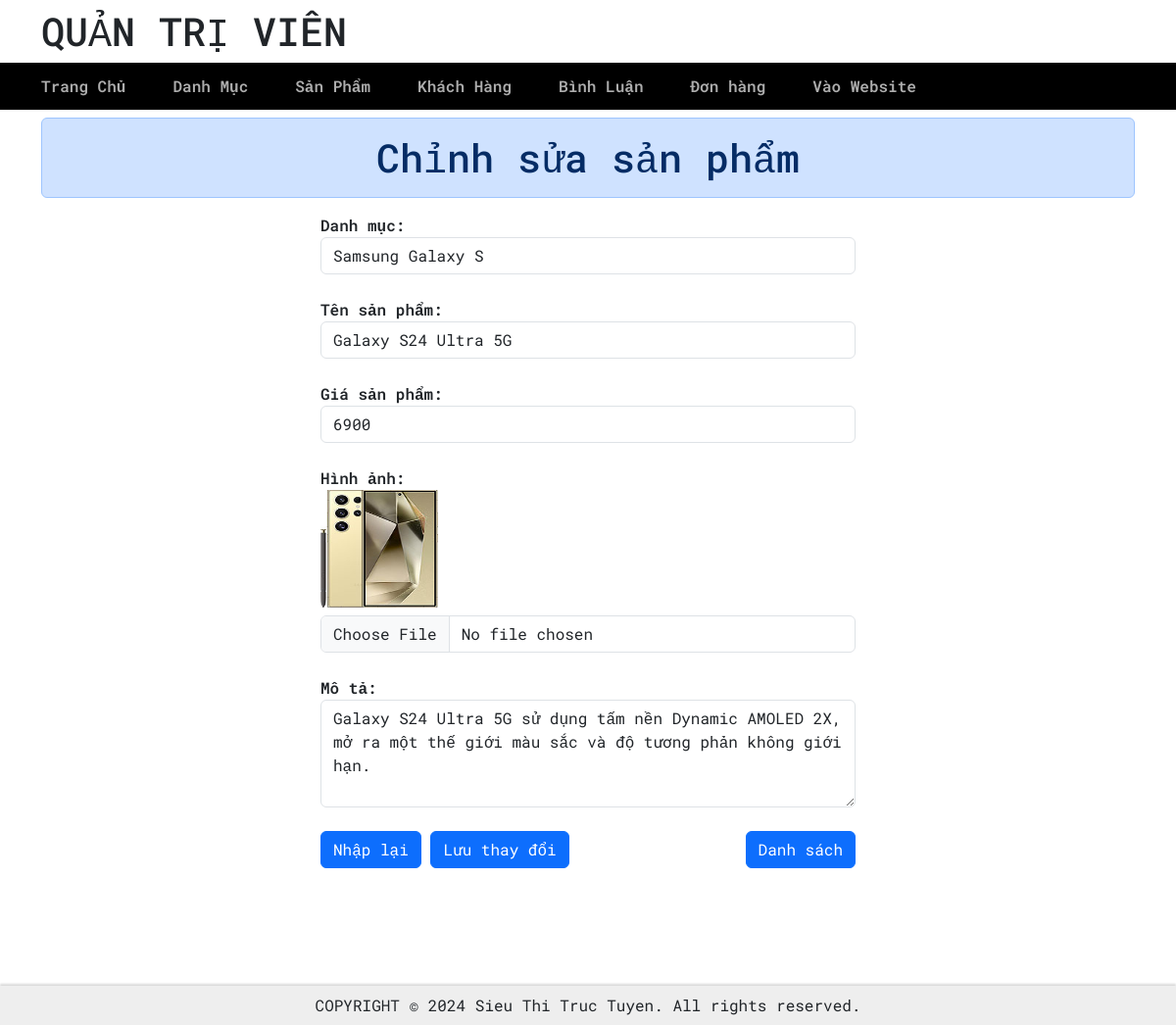
The app's page /admin/admin.php?page=sua-san-pham&id=20 with its own data.
### tables this page shows
CREATE TABLE `products` (
  `product_id` int(11) NOT NULL,
  `product_name` varchar(50) NOT NULL,
  `product_price` decimal(10,0) NOT NULL DEFAULT 0,
  `product_image` varchar(255) DEFAULT NULL,
  `product_description` text DEFAULT NULL,
  `product_view` int(11) NOT NULL DEFAULT 0,
  `category_id` int(11) NOT NULL
);

CREATE TABLE `categories` (
  `category_id` int(11) NOT NULL,
  `category_name` varchar(50) NOT NULL
);

### model/pdo.php (called while the page is built, shortened)
<?php
function pdo_get_connection() {
    $servername = "localhost";
    $username   = "root";
    $password   = "";
    $dbname     = "db_dienthoai";
    try {
        $conn = new PDO("mysql:host=$servername;dbname=$dbname", $username, $password);
        $conn->setAttribute(PDO::ATTR_ERRMODE, PDO::ERRMODE_EXCEPTION);
        return $conn;
    } catch (PDOException $e) {
        echo "Connection failed: " . $e->getMessage();
    }
}
function pdo_query($sql) {
    $sql_args = array_slice(func_get_args(), 1);
    try {
        $conn = pdo_get_connection();
        $stmt = $conn->prepare($sql);
        $stmt->execute($sql_args);
        $rows = $stmt->fetchAll();
        return $rows;
    } catch (PDOException $e) {
        throw $e;
    } finally {
        unset($conn);
    }
}
function pdo_query_one($sql) {
    $sql_args = array_slice(func_get_args(), 1);
    try {
        $conn = pdo_get_connection();
        $stmt = $conn->prepare($sql);
        $stmt->execute($sql_args);
        $row  = $stmt->fetch(PDO::FETCH_ASSOC);
        return $row;
    } catch (PDOException $e) {
        throw $e;
    } finally {
        unset($conn);
    }
}

### model/model_danhmuc.php (called while the page is built, shortened)
<?php
function select_danhmuc() {
    $sql = "SELECT * FROM categories ORDER BY category_name ASC";
    $result = pdo_query( $sql);
    return $result;
}

### model/model_sanpham.php (called while the page is built, shortened)
<?php
function select_one_sanpham($id) {
    $sql = "SELECT * FROM products WHERE product_id=" . $id;
    $result = pdo_query_one($sql);
    return $result;
}

### admin/products/sanpham_update.php (the view, shortened to what this page needs)
<?php
if (is_array($result)) {
    extract($result);
}
?>
<div class="container">
    <h1 class="text-center alert alert-primary">Chỉnh sửa sản phẩm</h1>
    <div class="row" style="margin-bottom: 10rem;">
        <div class="mx-auto col-lg-6 col-md-8">
            <form action="admin.php?page=cap-nhat-san-pham" enctype="multipart/form-data" method="post">
                <label class="fw-semibold" for="boxDanhMuc">Danh mục:</label>
                <select name="boxDanhMuc" id="boxDanhMuc" class="form-control">
                    <?php foreach ($listCategories as $categories) : ?>
                        <option <?= $categories['category_id'] == $result['category_id'] ? 'selected' : '' ?> value="<?= $categories['category_id'] ?>">
                            <?= $categories['category_name'] ?>
                        </option>
                    <?php endforeach; ?>
                </select>
                <br>
                <label class="fw-semibold" for="tenSanPham">Tên sản phẩm:</label>
                <input class="form-control" type="text" name="tenSanPham" id="tenSanPham" value="<?= isset($product_name) && !empty($product_name) ? $product_name : '' ?>" required>
                <br>
                <label class="fw-semibold" for="giaSanPham">Giá sản phẩm:</label>
                <input class="form-control" type="number" name="giaSanPham" id="giaSanPham" value="<?= isset($product_price) && !empty($product_price) ? $product_price : '' ?>" required>
                <br>
                <label class="fw-semibold" for="hinhSanPham">Hình ảnh:</label>
                <?php echo '<img src="../upload/' . $product_image . '" style="width: 120px; height: 120px;">';?>
                <input class="form-control mt-2" type="file" name="hinhSanPham" id="hinhSanPham">
                <br>
                <label class="fw-semibold" for="moTaSanPham">Mô tả:</label>
                <textarea class="form-control" id="moTaSanPham" name="moTaSanPham" rows="4" cols="50"><?= isset($product_description) && !empty($product_description) ? $product_description : '' ?></textarea>
                <br>
                <button class="btn btn-primary" type="reset">Nhập lại</button>
                <button class="btn btn-primary" type="submit" name="btnUpdate">Lưu thay đổi</button>
                <a href="admin.php?page=danh-sach-san-pham" class="btn btn-primary float-end" type="button">Danh sách</a>
            </form>
        </div>
    </div>
</div>

### assets/css/main.css (style rules this page uses)
* { box-sizing: border-box; }
img { width: 100%; display: block; }
body { font-family: 'Roboto Mono', monospace; }

### records on screen
products: boxDanhMuc "Samsung Galaxy S", tenSanPham "Galaxy S24 Ultra 5G", giaSanPham "6900", product_image (picture), moTaSanPham "Galaxy S24 Ultra 5G sử dụng tấm nền Dynamic AMOLED 2X, mở ra một thế giới màu sắc và độ tương phản không giới hạn."
